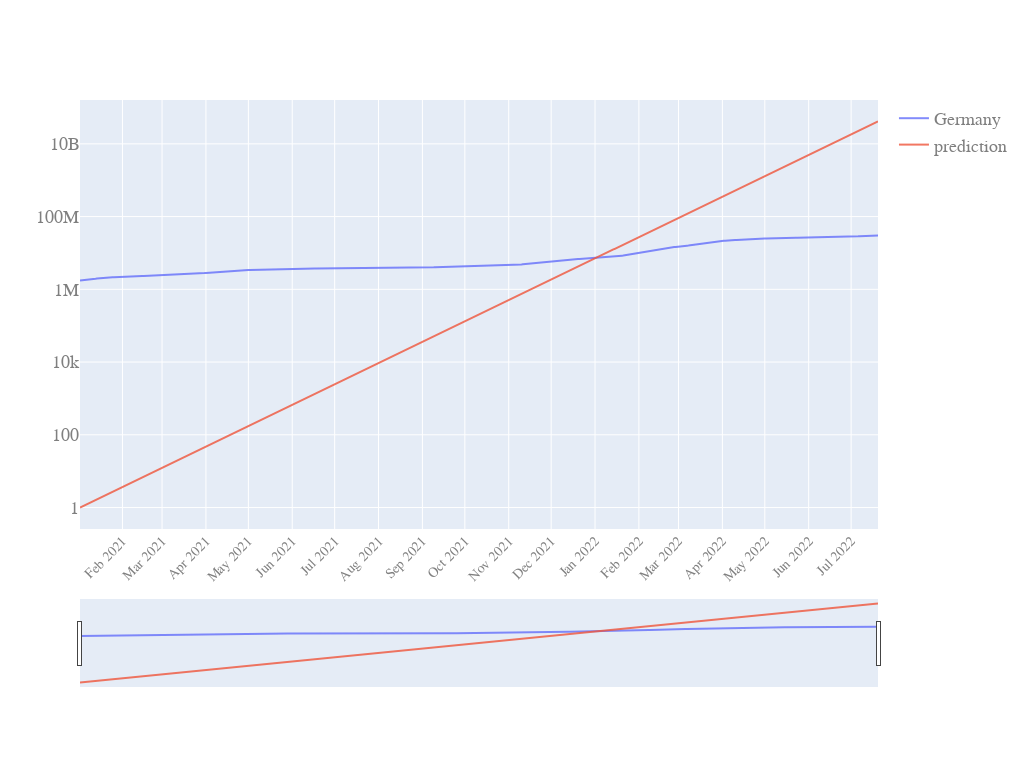

The cell this chart's notebook holds for it:
### Code cell
quick_plot(LR_inspect.date,
           LR_inspect.iloc[:,1:],
           y_scale='log',
           slider=True)

### Figure 1 — Plotly figure (JSON) as saved in the notebook; plotly's stock layout.template omitted (floating-point values rounded to 4 significant figures; data arrays with more than 128 entries replaced by an {"elided": "..."} marker saying what was removed)
{"data": [{"name": "Germany", "opacity": 0.8, "type": "scatter", "x": {"elided": "565 str values"}, "y": {"elided": "565 int values"}}, {"name": "prediction", "opacity": 0.8, "type": "scatter", "x": {"elided": "565 str values"}, "y": {"elided": "565 float values"}}], "layout": {"autosize": true, "font": {"color": "#7f7f7f", "family": "PT Sans, monospace", "size": 18}, "height": 768, "width": 1024, "xaxis": {"nticks": 20, "rangeslider": {"visible": true}, "tickangle": -45, "tickfont": {"color": "#7f7f7f", "size": 14}}, "yaxis": {"type": "log"}}}
